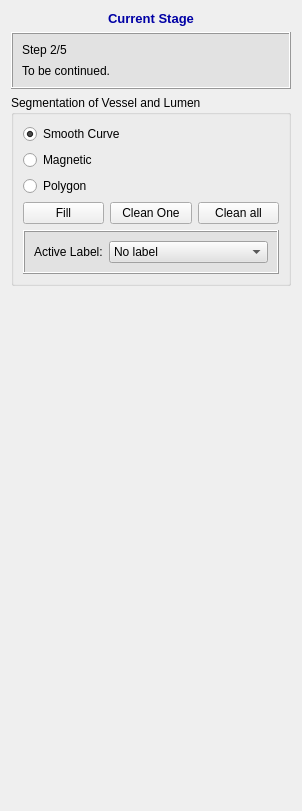
<?xml version="1.0" encoding="UTF-8"?>
<ui version="4.0">
 <class>QInteractorStylePolygonDrawSeries</class>
 <widget class="QWidget" name="QInteractorStylePolygonDrawSeries">
  <property name="geometry">
   <rect>
    <x>0</x>
    <y>0</y>
    <width>302</width>
    <height>811</height>
   </rect>
  </property>
  <property name="windowTitle">
   <string>QInteractorStylePolygonDrawSeries</string>
  </property>
  <layout class="QVBoxLayout" name="verticalLayout_6">
   <item>
    <widget class="QLabel" name="label_21">
     <property name="sizePolicy">
      <sizepolicy hsizetype="Preferred" vsizetype="Fixed">
       <horstretch>0</horstretch>
       <verstretch>0</verstretch>
      </sizepolicy>
     </property>
     <property name="font">
      <font>
       <pointsize>10</pointsize>
       <weight>75</weight>
       <bold>true</bold>
      </font>
     </property>
     <property name="text">
      <string>&lt;html&gt;&lt;head/&gt;&lt;body&gt;&lt;p&gt;&lt;span style=&quot; color:#0000a5;&quot;&gt;Current Stage&lt;/span&gt;&lt;/p&gt;&lt;/body&gt;&lt;/html&gt;</string>
     </property>
     <property name="alignment">
      <set>Qt::AlignCenter</set>
     </property>
    </widget>
   </item>
   <item>
    <widget class="QFrame" name="frame_5">
     <property name="sizePolicy">
      <sizepolicy hsizetype="Preferred" vsizetype="Fixed">
       <horstretch>0</horstretch>
       <verstretch>0</verstretch>
      </sizepolicy>
     </property>
     <property name="minimumSize">
      <size>
       <width>0</width>
       <height>0</height>
      </size>
     </property>
     <property name="font">
      <font>
       <family>Arial</family>
       <pointsize>10</pointsize>
      </font>
     </property>
     <property name="styleSheet">
      <string notr="true">background-color: rgb(226, 226, 226)</string>
     </property>
     <property name="frameShape">
      <enum>QFrame::Box</enum>
     </property>
     <property name="frameShadow">
      <enum>QFrame::Raised</enum>
     </property>
     <property name="lineWidth">
      <number>1</number>
     </property>
     <layout class="QVBoxLayout" name="verticalLayout_11">
      <property name="spacing">
       <number>7</number>
      </property>
      <item>
       <layout class="QVBoxLayout" name="verticalLayout_12">
        <property name="spacing">
         <number>7</number>
        </property>
        <item>
         <layout class="QHBoxLayout" name="horizontalLayout_11">
          <item>
           <widget class="QLabel" name="label_23">
            <property name="sizePolicy">
             <sizepolicy hsizetype="Preferred" vsizetype="Minimum">
              <horstretch>0</horstretch>
              <verstretch>0</verstretch>
             </sizepolicy>
            </property>
            <property name="font">
             <font>
              <family>Arial</family>
             </font>
            </property>
            <property name="text">
             <string>Step 2/5</string>
            </property>
           </widget>
          </item>
         </layout>
        </item>
       </layout>
      </item>
      <item>
       <widget class="QLabel" name="label_20">
        <property name="sizePolicy">
         <sizepolicy hsizetype="Preferred" vsizetype="Minimum">
          <horstretch>0</horstretch>
          <verstretch>0</verstretch>
         </sizepolicy>
        </property>
        <property name="text">
         <string>To be continued.</string>
        </property>
        <property name="wordWrap">
         <bool>true</bool>
        </property>
       </widget>
      </item>
     </layout>
    </widget>
   </item>
   <item>
    <widget class="QGroupBox" name="groupBox_2">
     <property name="title">
      <string>Segmentation of Vessel and Lumen</string>
     </property>
     <layout class="QVBoxLayout" name="verticalLayout_4">
      <item>
       <widget class="QRadioButton" name="smoothCurveRadioButton">
        <property name="text">
         <string>Smooth Curve</string>
        </property>
        <property name="checked">
         <bool>true</bool>
        </property>
        <attribute name="buttonGroup">
         <string notr="true">buttonGroup</string>
        </attribute>
       </widget>
      </item>
      <item>
       <widget class="QRadioButton" name="radioButtonMagnetic">
        <property name="text">
         <string>Magnetic</string>
        </property>
        <attribute name="buttonGroup">
         <string notr="true">buttonGroup</string>
        </attribute>
       </widget>
      </item>
      <item>
       <widget class="QRadioButton" name="polygonRadionButton">
        <property name="text">
         <string>Polygon</string>
        </property>
        <attribute name="buttonGroup">
         <string notr="true">buttonGroup</string>
        </attribute>
       </widget>
      </item>
      <item>
       <layout class="QHBoxLayout" name="horizontalLayout_2">
        <item>
         <widget class="QPushButton" name="fillContourPushButton">
          <property name="text">
           <string>Fill</string>
          </property>
         </widget>
        </item>
        <item>
         <widget class="QPushButton" name="cleanOnePushButton">
          <property name="text">
           <string>Clean One</string>
          </property>
         </widget>
        </item>
        <item>
         <widget class="QPushButton" name="cleanAllPushButton">
          <property name="text">
           <string>Clean all</string>
          </property>
         </widget>
        </item>
       </layout>
      </item>
      <item>
       <widget class="QFrame" name="frame_6">
        <property name="enabled">
         <bool>true</bool>
        </property>
        <property name="minimumSize">
         <size>
          <width>0</width>
          <height>0</height>
         </size>
        </property>
        <property name="styleSheet">
         <string notr="true">background-color: rgb(226, 226, 226)</string>
        </property>
        <property name="frameShape">
         <enum>QFrame::Box</enum>
        </property>
        <property name="frameShadow">
         <enum>QFrame::Raised</enum>
        </property>
        <layout class="QHBoxLayout" name="horizontalLayout_3">
         <item>
          <widget class="QLabel" name="activeLabelLabel_3">
           <property name="font">
            <font>
             <family>Arial</family>
            </font>
           </property>
           <property name="text">
            <string>Active Label:</string>
           </property>
          </widget>
         </item>
         <item>
          <widget class="QComboBox" name="comboBoxLabel">
           <property name="sizePolicy">
            <sizepolicy hsizetype="Expanding" vsizetype="Fixed">
             <horstretch>0</horstretch>
             <verstretch>0</verstretch>
            </sizepolicy>
           </property>
           <property name="font">
            <font>
             <family>Arial</family>
            </font>
           </property>
           <property name="iconSize">
            <size>
             <width>13</width>
             <height>13</height>
            </size>
           </property>
           <item>
            <property name="text">
             <string>No label</string>
            </property>
            <property name="icon">
             <iconset resource="../../Main/resources/IADE_Analyzer.qrc">
              <normaloff>:/icons/transparentbox.png</normaloff>:/icons/transparentbox.png</iconset>
            </property>
           </item>
           <item>
            <property name="text">
             <string>Vessel Wall</string>
            </property>
            <property name="icon">
             <iconset resource="../../Main/resources/IADE_Analyzer.qrc">
              <normaloff>:/icons/bluebox.png</normaloff>:/icons/bluebox.png</iconset>
            </property>
           </item>
           <item>
            <property name="text">
             <string>Lumen</string>
            </property>
            <property name="icon">
             <iconset resource="../../Main/resources/IADE_Analyzer.qrc">
              <normaloff>:/icons/redbox.png</normaloff>:/icons/redbox.png</iconset>
            </property>
           </item>
           <item>
            <property name="text">
             <string>Calcification</string>
            </property>
            <property name="icon">
             <iconset resource="../../Main/resources/IADE_Analyzer.qrc">
              <normaloff>:/icons/greenbox.png</normaloff>:/icons/greenbox.png</iconset>
            </property>
           </item>
           <item>
            <property name="text">
             <string>Hemorrhage</string>
            </property>
            <property name="icon">
             <iconset resource="../../Main/resources/IADE_Analyzer.qrc">
              <normaloff>:/icons/yellowbox.png</normaloff>:/icons/yellowbox.png</iconset>
            </property>
           </item>
           <item>
            <property name="text">
             <string>LRNC</string>
            </property>
            <property name="icon">
             <iconset resource="../../Main/resources/IADE_Analyzer.qrc">
              <normaloff>:/icons/lightbluebox.png</normaloff>:/icons/lightbluebox.png</iconset>
            </property>
           </item>
           <item>
            <property name="text">
             <string>LM</string>
            </property>
            <property name="icon">
             <iconset resource="../../Main/resources/IADE_Analyzer.qrc">
              <normaloff>:/icons/purplebox.png</normaloff>:/icons/purplebox.png</iconset>
            </property>
           </item>
          </widget>
         </item>
        </layout>
       </widget>
      </item>
     </layout>
     <zorder>smoothCurveRadioButton</zorder>
     <zorder>polygonRadionButton</zorder>
     <zorder>radioButtonMagnetic</zorder>
     <zorder>frame_6</zorder>
    </widget>
   </item>
   <item>
    <spacer name="verticalSpacer">
     <property name="orientation">
      <enum>Qt::Vertical</enum>
     </property>
     <property name="sizeHint" stdset="0">
      <size>
       <width>20</width>
       <height>206</height>
      </size>
     </property>
    </spacer>
   </item>
  </layout>
 </widget>
 <resources>
  <include location="../../Main/resources/IADE_Analyzer.qrc"/>
 </resources>
 <connections/>
 <buttongroups>
  <buttongroup name="buttonGroup_2"/>
  <buttongroup name="buttonGroup"/>
 </buttongroups>
</ui>
